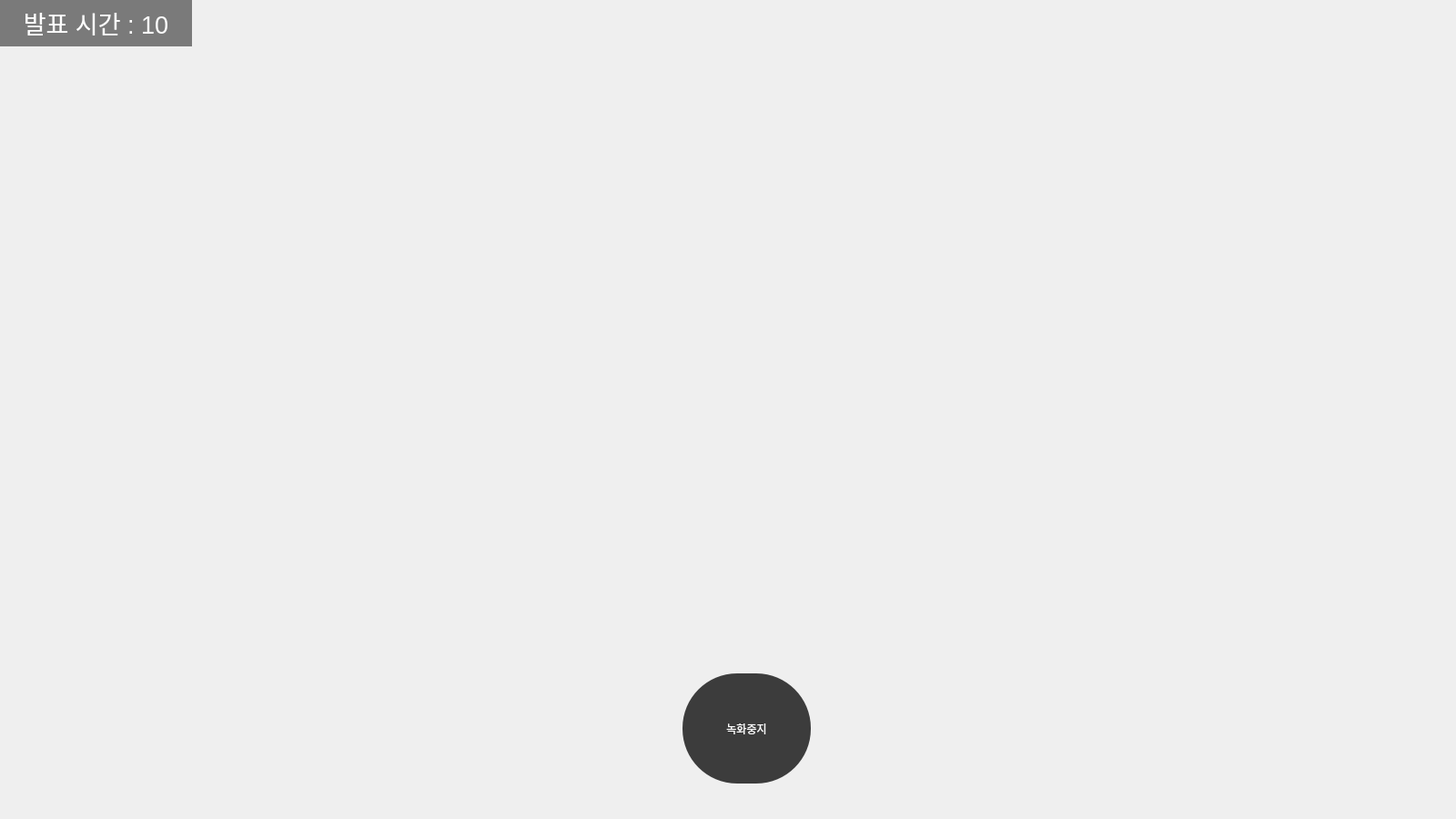
<?xml version="1.0" encoding="UTF-8"?>
<ui version="4.0">
 <class>MainWindow</class>
 <widget class="QMainWindow" name="MainWindow">
  <property name="geometry">
   <rect>
    <x>0</x>
    <y>0</y>
    <width>1600</width>
    <height>900</height>
   </rect>
  </property>
  <property name="windowTitle">
   <string>MainWindow</string>
  </property>
  <widget class="QWidget" name="centralwidget">
   <widget class="QLabel" name="graphic">
    <property name="geometry">
     <rect>
      <x>0</x>
      <y>0</y>
      <width>1600</width>
      <height>900</height>
     </rect>
    </property>
    <property name="text">
     <string/>
    </property>
   </widget>
   <widget class="QLabel" name="time">
    <property name="geometry">
     <rect>
      <x>0</x>
      <y>0</y>
      <width>211</width>
      <height>51</height>
     </rect>
    </property>
    <property name="styleSheet">
     <string notr="true">color:rgb(255, 255, 255);
background-color:rgba(0, 0, 0, 125);
font: 36pt &quot;예스 고딕 레귤러&quot;;</string>
    </property>
    <property name="text">
     <string>&lt;html&gt;&lt;head/&gt;&lt;body&gt;&lt;p align=&quot;center&quot;&gt;&lt;span style=&quot; font-size:20pt;&quot;&gt;발표 시간 : 10&lt;/span&gt;&lt;/p&gt;&lt;/body&gt;&lt;/html&gt;</string>
    </property>
   </widget>
   <widget class="QPushButton" name="record_stop">
     <property name="geometry">
      <rect>
       <x>750</x>
       <y>740</y>
       <width>141</width>
       <height>121</height>
      </rect>
     </property>
     <property name="styleSheet">
      <string notr="true">border-radius:60px;
background-color:rgb(60, 60, 60);
font: 12pt &quot;예스 고딕 레귤러&quot;;
color:rgb(255, 255, 255);</string>
     </property>
     <property name="text">
      <string>녹화중지</string>
     </property>
    </widget>
  </widget>
 </widget>
 <resources/>
 <connections/>
</ui>
